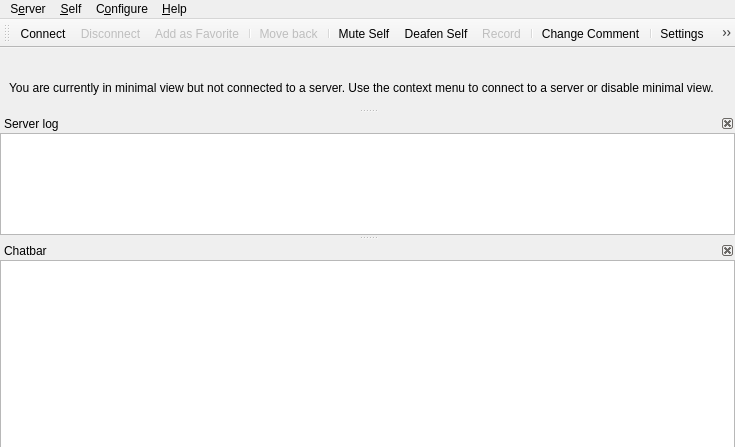
<?xml version="1.0" encoding="UTF-8"?>
<ui version="4.0">
 <class>MainWindow</class>
 <widget class="QMainWindow" name="MainWindow">
  <property name="geometry">
   <rect>
    <x>0</x>
    <y>0</y>
    <width>735</width>
    <height>435</height>
   </rect>
  </property>
  <property name="windowTitle">
   <string>Mumble</string>
  </property>
  <property name="dockOptions">
   <set>QMainWindow::AllowNestedDocks|QMainWindow::AnimatedDocks</set>
  </property>
  <property name="unifiedTitleAndToolBarOnMac">
   <bool>true</bool>
  </property>
  <widget class="UserView" name="qtvUsers">
   <property name="contextMenuPolicy">
    <enum>Qt::CustomContextMenu</enum>
   </property>
   <property name="acceptDrops">
    <bool>true</bool>
   </property>
   <property name="dragEnabled">
    <bool>true</bool>
   </property>
   <property name="rootIsDecorated">
    <bool>false</bool>
   </property>
   <property name="uniformRowHeights">
    <bool>true</bool>
   </property>
   <property name="headerHidden">
    <bool>true</bool>
   </property>
   <attribute name="headerVisible">
    <bool>false</bool>
   </attribute>
  </widget>
  <widget class="QMenuBar" name="menubar">
   <property name="geometry">
    <rect>
     <x>0</x>
     <y>0</y>
     <width>735</width>
     <height>32</height>
    </rect>
   </property>
   <widget class="QMenu" name="qmConfig">
    <property name="title">
     <string>C&amp;onfigure</string>
    </property>
    <addaction name="qaConfigDialog"/>
   </widget>
   <widget class="QMenu" name="qmHelp">
    <property name="title">
     <string>&amp;Help</string>
    </property>
    <addaction name="qaHelpWhatsThis"/>
    <addaction name="qaHelpFeedback"/>
    <addaction name="separator"/>
    <addaction name="qaHelpAbout"/>
    <addaction name="qaHelpAboutQt"/>
    <addaction name="separator"/>
    <addaction name="qaHelpVersionCheck"/>
   </widget>
   <widget class="QMenu" name="qmServer">
    <property name="title">
     <string>S&amp;erver</string>
    </property>
   </widget>
   <widget class="QMenu" name="qmSelf">
    <property name="title">
     <string>&amp;Self</string>
    </property>
    <addaction name="qaAudioMute"/>
    <addaction name="qaAudioDeaf"/>
    <addaction name="qaSelfPrioritySpeaker"/>
    <addaction name="separator"/>
    <addaction name="qaRecording"/>
    <addaction name="separator"/>
    <addaction name="qaSelfComment"/>
    <addaction name="qaServerTexture"/>
    <addaction name="qaServerTextureRemove"/>
    <addaction name="separator"/>
    <addaction name="qaSelfRegister"/>
    <addaction name="qaAudioStats"/>
   </widget>
   <addaction name="qmServer"/>
   <addaction name="qmSelf"/>
   <addaction name="qmConfig"/>
   <addaction name="qmHelp"/>
  </widget>
  <widget class="QDockWidget" name="qdwLog">
   <property name="minimumSize">
    <size>
     <width>250</width>
     <height>121</height>
    </size>
   </property>
   <property name="features">
    <set>QDockWidget::DockWidgetClosable|QDockWidget::DockWidgetMovable</set>
   </property>
   <property name="windowTitle">
    <string>Server log</string>
   </property>
   <attribute name="dockWidgetArea">
    <number>1</number>
   </attribute>
   <widget class="LogTextBrowser" name="qteLog">
    <property name="contextMenuPolicy">
     <enum>Qt::CustomContextMenu</enum>
    </property>
    <property name="whatsThis">
     <string>This shows all recent activity. Connecting to servers, errors and information messages all show up here.&lt;br /&gt;To configure exactly which messages show up here, use the &lt;b&gt;Settings&lt;/b&gt; command from the menu.</string>
    </property>
    <property name="accessibleName">
     <string>Server log</string>
    </property>
    <property name="openLinks">
     <bool>false</bool>
    </property>
   </widget>
  </widget>
  <widget class="QDockWidget" name="qdwChat">
   <property name="sizePolicy">
    <sizepolicy hsizetype="Preferred" vsizetype="Preferred">
     <horstretch>0</horstretch>
     <verstretch>0</verstretch>
    </sizepolicy>
   </property>
   <property name="toolTip">
    <string/>
   </property>
   <property name="whatsThis">
    <string>This is the chatbar&lt;br /&gt;If you enter text here and then press enter the text is sent to the user or channel that was selected. If nothing is selected the message is sent to your current channel.</string>
   </property>
   <property name="features">
    <set>QDockWidget::DockWidgetClosable|QDockWidget::DockWidgetMovable</set>
   </property>
   <property name="windowTitle">
    <string>Chatbar</string>
   </property>
   <attribute name="dockWidgetArea">
    <number>1</number>
   </attribute>
   <widget class="ChatbarTextEdit" name="qteChat">
    <property name="sizePolicy">
     <sizepolicy hsizetype="Expanding" vsizetype="MinimumExpanding">
      <horstretch>0</horstretch>
      <verstretch>0</verstretch>
     </sizepolicy>
    </property>
    <property name="maximumSize">
     <size>
      <width>16777215</width>
      <height>16777215</height>
     </size>
    </property>
    <property name="accessibleName">
     <string>Enter chat message</string>
    </property>
    <property name="acceptRichText">
     <bool>false</bool>
    </property>
   </widget>
  </widget>
  <widget class="QToolBar" name="qtIconToolbar">
   <property name="windowTitle">
    <string>Icon Toolbar</string>
   </property>
   <attribute name="toolBarArea">
    <enum>TopToolBarArea</enum>
   </attribute>
   <attribute name="toolBarBreak">
    <bool>false</bool>
   </attribute>
   <addaction name="qaServerConnect"/>
   <addaction name="qaServerDisconnect"/>
   <addaction name="qaServerAddToFavorites"/>
   <addaction name="separator"/>
   <addaction name="qaMoveBack"/>
   <addaction name="separator"/>
   <addaction name="qaAudioMute"/>
   <addaction name="qaAudioDeaf"/>
   <addaction name="qaRecording"/>
   <addaction name="separator"/>
   <addaction name="qaSelfComment"/>
   <addaction name="separator"/>
   <addaction name="qaConfigDialog"/>
   <addaction name="separator"/>
   <addaction name="qaFilterToggle"/>
   <addaction name="separator"/>
   <addaction name="qaSearch"/>
  </widget>
  <widget class="QDockWidget" name="qdwMinimalViewNote">
   <property name="sizePolicy">
    <sizepolicy hsizetype="Expanding" vsizetype="Fixed">
     <horstretch>0</horstretch>
     <verstretch>0</verstretch>
    </sizepolicy>
   </property>
   <property name="floating">
    <bool>false</bool>
   </property>
   <property name="features">
    <set>QDockWidget::NoDockWidgetFeatures</set>
   </property>
   <property name="allowedAreas">
    <set>Qt::AllDockWidgetAreas</set>
   </property>
   <attribute name="dockWidgetArea">
    <number>4</number>
   </attribute>
   <widget class="QWidget" name="dockWidgetContents">
    <layout class="QHBoxLayout" name="horizontalLayout">
     <property name="spacing">
      <number>0</number>
     </property>
     <property name="topMargin">
      <number>0</number>
     </property>
     <property name="bottomMargin">
      <number>0</number>
     </property>
     <item>
      <widget class="QLabel" name="label">
       <property name="sizePolicy">
        <sizepolicy hsizetype="Expanding" vsizetype="Fixed">
         <horstretch>0</horstretch>
         <verstretch>0</verstretch>
        </sizepolicy>
       </property>
       <property name="text">
        <string>You are currently in minimal view but not connected to a server. Use the context menu to connect to a server or disable minimal view.</string>
       </property>
       <property name="wordWrap">
        <bool>true</bool>
       </property>
      </widget>
     </item>
    </layout>
   </widget>
  </widget>
  <action name="qaQuit">
   <property name="text">
    <string>&amp;Quit Mumble</string>
   </property>
   <property name="toolTip">
    <string>Closes the program</string>
   </property>
   <property name="whatsThis">
    <string>Exits the application.</string>
   </property>
   <property name="menuRole">
    <enum>QAction::QuitRole</enum>
   </property>
   <property name="shortcut">
    <string>Ctrl+Q</string>
   </property>
  </action>
  <action name="qaServerConnect">
   <property name="icon">
    <iconset>
     <normaloff>skin:categories/applications-internet.svg</normaloff>skin:categories/applications-internet.svg</iconset>
   </property>
   <property name="text">
    <string>&amp;Connect...</string>
   </property>
   <property name="toolTip">
    <string>Open the server connection dialog</string>
   </property>
   <property name="whatsThis">
    <string>Shows a dialog of registered servers, and also allows quick-connect.</string>
   </property>
   <property name="iconVisibleInMenu">
    <bool>true</bool>
   </property>
  </action>
  <action name="qaServerDisconnect">
   <property name="enabled">
    <bool>false</bool>
   </property>
   <property name="text">
    <string>&amp;Disconnect</string>
   </property>
   <property name="icon">
    <iconset>
     <normaloff>skin:disconnect.svg</normaloff>skin:disconnect.svg</iconset>
   </property>
   <property name="toolTip">
    <string>Disconnect from server</string>
   </property>
   <property name="whatsThis">
    <string>Disconnects you from the server.</string>
   </property>
  </action>
  <action name="qaServerAddToFavorites">
   <property name="enabled">
    <bool>false</bool>
   </property>
   <property name="icon">
    <iconset>
     <normaloff>skin:emblems/emblem-favorite.svg</normaloff>skin:emblems/emblem-favorite.svg</iconset>
   </property>
   <property name="text">
    <string>Add as &amp;Favorite</string>
   </property>
   <property name="toolTip">
    <string>Add current server as favorite</string>
   </property>
   <property name="whatsThis">
    <string>This adds the server you are currently connected to as favorite to the known connections.</string>
   </property>
  </action>
  <action name="qaServerBanList">
   <property name="enabled">
    <bool>false</bool>
   </property>
   <property name="text">
    <string>&amp;Ban List</string>
   </property>
   <property name="toolTip">
    <string>Edit ban list on server</string>
   </property>
   <property name="whatsThis">
    <string>This lets you edit the server-side IP ban list.</string>
   </property>
  </action>
  <action name="qaServerInformation">
   <property name="enabled">
    <bool>false</bool>
   </property>
   <property name="icon">
    <iconset>
     <normaloff>skin:Information_icon.svg</normaloff>skin:Information_icon.svg</iconset>
   </property>
   <property name="text">
    <string>&amp;Information</string>
   </property>
   <property name="toolTip">
    <string>Show information about the server connection</string>
   </property>
   <property name="whatsThis">
    <string>This will show extended information about the connection to the server.</string>
   </property>
   <property name="iconVisibleInMenu">
    <bool>true</bool>
   </property>
  </action>
  <action name="qaUserKick">
   <property name="text">
    <string>&amp;Kick...</string>
   </property>
   <property name="toolTip">
    <string>Kick user (with reason)</string>
   </property>
   <property name="whatsThis">
    <string>Kick selected user off server. You'll be asked to specify a reason.</string>
   </property>
  </action>
  <action name="qaUserMute">
   <property name="checkable">
    <bool>true</bool>
   </property>
   <property name="text">
    <string>&amp;Mute</string>
   </property>
   <property name="toolTip">
    <string>Mute user</string>
   </property>
   <property name="whatsThis">
    <string>Mute or unmute user on server. Unmuting a deafened user will also undeafen them.</string>
   </property>
  </action>
  <action name="qaUserBan">
   <property name="text">
    <string>&amp;Ban...</string>
   </property>
   <property name="toolTip">
    <string>Kick and ban user (with reason)</string>
   </property>
   <property name="whatsThis">
    <string>Kick and ban selected user from server. You'll be asked to specify a reason.</string>
   </property>
  </action>
  <action name="qaUserDeaf">
   <property name="checkable">
    <bool>true</bool>
   </property>
   <property name="text">
    <string>&amp;Deafen</string>
   </property>
   <property name="toolTip">
    <string>Deafen user</string>
   </property>
   <property name="whatsThis">
    <string>Deafen or undeafen user on server. Deafening a user will also mute them.</string>
   </property>
  </action>
  <action name="qaUserLocalIgnore">
   <property name="checkable">
    <bool>true</bool>
   </property>
   <property name="text">
    <string>Ig&amp;nore Messages</string>
   </property>
   <property name="toolTip">
    <string>Locally ignore user's text chat messages.</string>
   </property>
   <property name="whatsThis">
    <string>Silently drops all text messages from the user.</string>
   </property>
  </action>
  <action name="qaUserLocalMute">
   <property name="checkable">
    <bool>true</bool>
   </property>
   <property name="text">
    <string>&amp;Local Mute</string>
   </property>
   <property name="toolTip">
    <string>Mute user locally</string>
   </property>
   <property name="whatsThis">
    <string>Mute or unmute user locally. Use this on other users in the same room.</string>
   </property>
  </action>
  <action name="qaUserTextMessage">
   <property name="text">
    <string>&amp;Send Message...</string>
   </property>
   <property name="toolTip">
    <string>Send a Text Message</string>
   </property>
   <property name="whatsThis">
    <string>Sends a text message to another user.</string>
   </property>
  </action>
  <action name="qaUserLocalNickname">
   <property name="text">
    <string>Set Ni&amp;ckname...</string>
   </property>
   <property name="toolTip">
    <string>Set a local nickname</string>
   </property>
   <property name="whatsThis">
    <string>Sets a local nickname for another user.</string>
   </property>
  </action>
  <action name="qaChannelAdd">
   <property name="text">
    <string>&amp;Create room...</string>
   </property>
   <property name="toolTip">
    <string>Create a voice room or text room</string>
   </property>
   <property name="whatsThis">
    <string>This creates a new voice room below the selected room, or a persistent text room on this server.</string>
   </property>
  </action>
  <action name="qaChannelRemove">
   <property name="text">
    <string>&amp;Remove...</string>
   </property>
   <property name="toolTip">
    <string>Remove channel</string>
   </property>
   <property name="whatsThis">
    <string>This removes a channel and all sub-channels.</string>
   </property>
  </action>
  <action name="qaChannelACL">
   <property name="text">
    <string>&amp;Edit...</string>
   </property>
   <property name="toolTip">
    <string>Edit Groups and ACL for channel</string>
   </property>
   <property name="whatsThis">
    <string>This opens the Group and ACL dialog for the channel, to control permissions.</string>
   </property>
  </action>
  <action name="qaChannelLink">
   <property name="text">
    <string>L&amp;ink</string>
   </property>
   <property name="toolTip">
    <string>Link your channel to another channel</string>
   </property>
   <property name="whatsThis">
    <string>This links your current channel to the selected channel. If users in a channel have permission to speak in the other channel, users can now hear each other. This is a permanent link, and will last until manually unlinked or the server is restarted. Please see the shortcuts for push-to-link.</string>
   </property>
  </action>
  <action name="qaChannelUnlink">
   <property name="text">
    <string comment="Channel">&amp;Unlink</string>
   </property>
   <property name="toolTip">
    <string>Unlink your channel from another channel</string>
   </property>
   <property name="whatsThis">
    <string>This unlinks your current channel from the selected channel.</string>
   </property>
  </action>
  <action name="qaChannelUnlinkAll">
   <property name="text">
    <string>U&amp;nlink All</string>
   </property>
   <property name="toolTip">
    <string>Unlinks your channel from all linked channels.</string>
   </property>
   <property name="whatsThis">
    <string>This unlinks your current channel (not the selected one) from all linked channels.</string>
   </property>
  </action>
  <action name="qaAudioReset">
   <property name="text">
    <string>&amp;Reset</string>
   </property>
   <property name="toolTip">
    <string>Reset audio preprocessor</string>
   </property>
   <property name="whatsThis">
    <string>This will reset the audio preprocessor, including noise cancellation, automatic gain and voice activity detection. If something suddenly worsens the audio environment (like dropping the microphone) and it was temporary, use this to avoid having to wait for the preprocessor to readjust.</string>
   </property>
  </action>
  <action name="qaAudioMute">
   <property name="checkable">
    <bool>true</bool>
   </property>
   <property name="icon">
    <iconset>
     <normaloff>skin:actions/audio-input-microphone.svg</normaloff>
     <normalon>skin:actions/audio-input-microphone-muted.svg</normalon>
     <activeon>skin:actions/audio-input-microphone-muted.svg</activeon>skin:actions/audio-input-microphone.svg</iconset>
   </property>
   <property name="text">
    <string>M&amp;ute Self</string>
   </property>
   <property name="whatsThis">
    <string>Mute or unmute yourself. When muted, you will not send any data to the server. Unmuting while deafened will also undeafen.</string>
   </property>
   <property name="iconVisibleInMenu">
    <bool>false</bool>
   </property>
  </action>
  <action name="qaAudioDeaf">
   <property name="checkable">
    <bool>true</bool>
   </property>
   <property name="icon">
    <iconset>
     <normaloff>skin:self_undeafened.svg</normaloff>
     <normalon>skin:deafened_self.svg</normalon>
     <activeon>skin:deafened_self.svg</activeon>skin:self_undeafened.svg</iconset>
   </property>
   <property name="text">
    <string>D&amp;eafen Self</string>
   </property>
   <property name="whatsThis">
    <string>Deafen or undeafen yourself. When deafened, you will not hear anything. Deafening yourself will also mute.</string>
   </property>
   <property name="iconVisibleInMenu">
    <bool>false</bool>
   </property>
  </action>
  <action name="qaAudioTTS">
   <property name="checkable">
    <bool>true</bool>
   </property>
   <property name="text">
    <string>&amp;Text-To-Speech</string>
   </property>
   <property name="toolTip">
    <string>Toggle Text-To-Speech</string>
   </property>
   <property name="whatsThis">
    <string>Enable or disable the text-to-speech engine. Only messages enabled for TTS in the Configuration dialog will actually be spoken.</string>
   </property>
  </action>
  <action name="qaAudioStats">
   <property name="text">
    <string>Audio &amp;Statistics</string>
   </property>
   <property name="toolTip">
    <string>Display audio statistics</string>
   </property>
   <property name="whatsThis">
    <string>Pops up a small dialog with information about your current audio input.</string>
   </property>
  </action>
  <action name="qaAudioUnlink">
   <property name="text">
    <string>&amp;Unlink Plugins</string>
   </property>
   <property name="toolTip">
    <string>Forcibly unlink plugin</string>
   </property>
   <property name="whatsThis">
    <string>This forces the current plugin to unlink, which is handy if it is reading completely wrong data.</string>
   </property>
  </action>
  <action name="qaConfigDialog">
   <property name="icon">
    <iconset>
     <normaloff>skin:config_basic.png</normaloff>skin:config_basic.png</iconset>
   </property>
   <property name="text">
    <string>&amp;Settings</string>
   </property>
   <property name="toolTip">
    <string>Configure Mumble</string>
   </property>
   <property name="whatsThis">
    <string>Allows you to change most settings for Mumble.</string>
   </property>
   <property name="menuRole">
    <enum>QAction::PreferencesRole</enum>
   </property>
   <property name="iconVisibleInMenu">
    <bool>true</bool>
   </property>
  </action>
  <action name="qaFilterToggle">
   <property name="checkable">
    <bool>true</bool>
   </property>
   <property name="icon">
    <iconset>
     <normaloff>skin:filter_off.svg</normaloff>
     <normalon>skin:filter_on.svg</normalon>
     <activeon>skin:filter_on.svg</activeon>skin:filter_off.svg</iconset>
   </property>
   <property name="text">
    <string>Channel &amp;Filter</string>
   </property>
   <property name="toolTip">
    <string>Toggle the channel filter (Alt+F)</string>
   </property>
   <property name="whatsThis">
    <string>Enable or disable the filtering of select channels.
By default all empty channels will be filtered.
You can mark additional channels for filtering from
the channel's context menu.</string>
   </property>
   <property name="shortcut">
    <string>Alt+F</string>
   </property>
   <property name="iconVisibleInMenu">
    <bool>false</bool>
   </property>
  </action>
  <action name="qaAudioWizard">
   <property name="text">
    <string>&amp;Audio Wizard...</string>
   </property>
   <property name="toolTip">
    <string>Start the audio configuration wizard</string>
   </property>
   <property name="whatsThis">
    <string>This will guide you through the process of configuring your audio hardware.</string>
   </property>
  </action>
  <action name="qaDeveloperConsole">
   <property name="text">
    <string>Developer &amp;Console</string>
   </property>
   <property name="toolTip">
    <string>Show the Developer Console</string>
   </property>
   <property name="whatsThis">
    <string>Shows the Mumble Developer Console, where Mumble's log output can be inspected.</string>
   </property>
  </action>
  <action name="qaHelpWhatsThis">
   <property name="text">
    <string>&amp;What's This?</string>
   </property>
   <property name="toolTip">
    <string>Enter What's This? mode</string>
   </property>
   <property name="whatsThis">
    <string>Click this to enter &quot;What's This?&quot; mode. Your cursor will turn into a question mark. Click on any button, menu choice or area to show a description of what it is.</string>
   </property>
  </action>
  <action name="qaHelpFeedback">
   <property name="text">
    <string>Report &amp;feedback...</string>
   </property>
   <property name="toolTip">
    <string>Report feedback</string>
   </property>
   <property name="whatsThis">
    <string>Open the feedback report form.</string>
   </property>
  </action>
  <action name="qaHelpAbout">
   <property name="text">
    <string>&amp;About</string>
   </property>
   <property name="toolTip">
    <string>Information about Mumble</string>
   </property>
   <property name="whatsThis">
    <string>Shows a small dialog with information and license for Mumble.</string>
   </property>
   <property name="menuRole">
    <enum>QAction::AboutRole</enum>
   </property>
  </action>
  <action name="qaHelpAboutSpeex">
   <property name="text">
    <string>About &amp;Speex...</string>
   </property>
   <property name="toolTip">
    <string>Information about Speex</string>
   </property>
   <property name="whatsThis">
    <string>Shows a small dialog with information about Speex.</string>
   </property>
   <property name="menuRole">
    <enum>QAction::ApplicationSpecificRole</enum>
   </property>
  </action>
  <action name="qaHelpAboutQt">
   <property name="text">
    <string>About &amp;Qt</string>
   </property>
   <property name="toolTip">
    <string>Information about Qt</string>
   </property>
   <property name="whatsThis">
    <string>Shows a small dialog with information about Qt.</string>
   </property>
   <property name="menuRole">
    <enum>QAction::AboutQtRole</enum>
   </property>
  </action>
  <action name="qaHelpVersionCheck">
   <property name="text">
    <string>Check for &amp;Updates</string>
   </property>
   <property name="toolTip">
    <string>Check for new version of Mumble</string>
   </property>
   <property name="whatsThis">
    <string>Connects to the Mumble webpage to check if a new version is available, and notifies you with an appropriate download URL if this is the case.</string>
   </property>
  </action>
  <action name="qaChannelSendMessage">
   <property name="text">
    <string>&amp;Send Message...</string>
   </property>
   <property name="toolTip">
    <string>Send a Text Message</string>
   </property>
   <property name="whatsThis">
    <string>Sends a text message to all users in a channel.</string>
   </property>
  </action>
  <action name="qaChannelCopyURL">
   <property name="text">
    <string>&amp;Copy URL</string>
   </property>
   <property name="toolTip">
    <string>Copies a link to this channel to the clipboard.</string>
   </property>
   <property name="whatsThis">
    <string>Copies a link to this channel to the clipboard.</string>
   </property>
  </action>
  <action name="qaConfigMinimal">
   <property name="checkable">
    <bool>true</bool>
   </property>
   <property name="text">
    <string>&amp;Minimal View</string>
   </property>
   <property name="toolTip">
    <string>Toggle minimal window modes</string>
   </property>
   <property name="whatsThis">
    <string>This will toggle minimal mode, where the log window and menu is hidden.</string>
   </property>
  </action>
  <action name="qaConfigHideFrame">
   <property name="checkable">
    <bool>true</bool>
   </property>
   <property name="text">
    <string>Hide Frame</string>
   </property>
   <property name="toolTip">
    <string>Toggle showing frame on minimal window</string>
   </property>
   <property name="whatsThis">
    <string>This will toggle whether the minimal window should have a frame for moving and resizing.</string>
   </property>
  </action>
  <action name="qaConfigCert">
   <property name="text">
    <string>&amp;Certificate Wizard...</string>
   </property>
   <property name="toolTip">
    <string>Configure certificates for strong authentication</string>
   </property>
   <property name="whatsThis">
    <string>This starts the wizard for creating, importing and exporting certificates for authentication against servers.</string>
   </property>
  </action>
  <action name="qaUserRegister">
   <property name="text">
    <string>Re&amp;gister...</string>
   </property>
   <property name="toolTip">
    <string>Register user on server</string>
   </property>
   <property name="whatsThis">
    <string>This will permanently register the user on the server.</string>
   </property>
  </action>
  <action name="qaUserFriendAdd">
   <property name="icon">
    <iconset>
     <normaloff>skin:emblems/emblem-favorite.svg</normaloff>skin:emblems/emblem-favorite.svg</iconset>
   </property>
   <property name="text">
    <string>Add &amp;Friend</string>
   </property>
   <property name="toolTip">
    <string>Adds a user as your friend.</string>
   </property>
   <property name="whatsThis">
    <string>This will add the user as a friend, so you can recognize him on this and other servers.</string>
   </property>
   <property name="iconVisibleInMenu">
    <bool>true</bool>
   </property>
  </action>
  <action name="qaUserFriendRemove">
   <property name="text">
    <string>&amp;Remove Friend</string>
   </property>
   <property name="toolTip">
    <string>Removes a user from your friends.</string>
   </property>
   <property name="whatsThis">
    <string>This will remove a user from your friends list.</string>
   </property>
  </action>
  <action name="qaUserFriendUpdate">
   <property name="text">
    <string>&amp;Update Friend</string>
   </property>
   <property name="toolTip">
    <string>Update name of your friend.</string>
   </property>
   <property name="whatsThis">
    <string>Your friend uses a different name than what is in your database. This will update the name.</string>
   </property>
  </action>
  <action name="qaServerUserList">
   <property name="text">
    <string>Registered &amp;Users</string>
   </property>
   <property name="toolTip">
    <string>Edit registered users list</string>
   </property>
   <property name="whatsThis">
    <string>This opens the editor for registered users, which allow you to change their name or unregister them.</string>
   </property>
  </action>
  <action name="qaServerTexture">
   <property name="text">
    <string>Change &amp;Avatar...</string>
   </property>
   <property name="toolTip">
    <string>Change your avatar image on this server</string>
   </property>
  </action>
  <action name="qaServerTokens">
   <property name="text">
    <string>&amp;Access Tokens</string>
   </property>
   <property name="toolTip">
    <string>Add or remove text-based access tokens</string>
   </property>
  </action>
  <action name="qaServerTextureRemove">
   <property name="text">
    <string>Remo&amp;ve Avatar</string>
   </property>
   <property name="toolTip">
    <string>Remove currently defined avatar image.</string>
   </property>
  </action>
  <action name="qaUserCommentReset">
   <property name="text">
    <string>Reset Commen&amp;t...</string>
   </property>
   <property name="toolTip">
    <string>Reset the comment of the selected user.</string>
   </property>
  </action>
  <action name="qaUserTextureReset">
   <property name="text">
    <string>Remo&amp;ve Avatar...</string>
   </property>
   <property name="toolTip">
    <string>Remove the avatar of the selected user.</string>
   </property>
  </action>
  <action name="qaChannelJoin">
   <property name="text">
    <string>&amp;Join</string>
   </property>
  </action>
  <action name="qaChannelHide">
   <property name="checkable">
    <bool>true</bool>
   </property>
   <property name="text">
    <string>&amp;Hide When Filtering</string>
   </property>
  </action>
  <action name="qaChannelPin">
   <property name="checkable">
    <bool>true</bool>
   </property>
   <property name="text">
    <string>&amp;Pin When Filtering</string>
   </property>
  </action>
  <action name="qaUserCommentView">
   <property name="text">
    <string>Vie&amp;w Comment</string>
   </property>
   <property name="toolTip">
    <string>View comment in editor</string>
   </property>
  </action>
  <action name="qaUserInformation">
   <property name="icon">
    <iconset>
     <normaloff>skin:Information_icon.svg</normaloff>skin:Information_icon.svg</iconset>
   </property>
   <property name="text">
    <string>&amp;Information</string>
   </property>
   <property name="toolTip">
    <string>Query server for connection information for user</string>
   </property>
   <property name="iconVisibleInMenu">
    <bool>true</bool>
   </property>
  </action>
  <action name="qaSelfComment">
   <property name="icon">
    <iconset>
     <normaloff>skin:self_comment.svg</normaloff>skin:self_comment.svg</iconset>
   </property>
   <property name="text">
    <string>&amp;Change Comment...</string>
   </property>
   <property name="toolTip">
    <string>Change your own comment</string>
   </property>
   <property name="iconVisibleInMenu">
    <bool>true</bool>
   </property>
   <property name="whatsThis">
    <string>This will open the rich text editor to change your comment. Comments are separate for each server. Other users can read your comment by hovering over the comment icon in the user and channel tree.</string>
   </property>
  </action>
  <action name="qaSelfRegister">
   <property name="text">
    <string>Re&amp;gister...</string>
   </property>
   <property name="toolTip">
    <string>Register yourself on the server</string>
   </property>
  </action>
  <action name="qaUserPrioritySpeaker">
   <property name="checkable">
    <bool>true</bool>
   </property>
   <property name="text">
    <string>&amp;Priority Speaker</string>
   </property>
  </action>
  <action name="qaSelfPrioritySpeaker">
   <property name="checkable">
    <bool>true</bool>
   </property>
   <property name="text">
    <string>&amp;Priority Speaker</string>
   </property>
  </action>
  <action name="qaRecording">
   <property name="enabled">
    <bool>false</bool>
   </property>
   <property name="icon">
    <iconset>
     <normaloff>skin:actions/media-record.svg</normaloff>skin:actions/media-record.svg</iconset>
   </property>
   <property name="text">
    <string>&amp;Record...</string>
   </property>
   <property name="whatsThis">
    <string>This will open the audio recording dialog.</string>
   </property>
   <property name="iconVisibleInMenu">
    <bool>true</bool>
   </property>
  </action>
  <action name="qaChannelListen">
   <property name="checkable">
    <bool>true</bool>
   </property>
   <property name="text">
    <string>&amp;Listen To Channel</string>
   </property>
   <property name="toolTip">
    <string>Listen to this channel without joining it</string>
   </property>
  </action>
  <action name="qaUserJoin">
   <property name="text">
    <string>&amp;Join User's Channel</string>
   </property>
   <property name="toolTip">
    <string>Joins the channel of this user.</string>
   </property>
  </action>
  <action name="qaUserMove">
   <property name="text">
    <string>M&amp;ove To Own Channel</string>
   </property>
   <property name="toolTip">
    <string>Moves this user to your current channel.</string>
   </property>
  </action>
  <action name="qaUserLocalIgnoreTTS">
   <property name="checkable">
    <bool>true</bool>
   </property>
   <property name="text">
    <string>Disable Te&amp;xt-To-Speech</string>
   </property>
   <property name="toolTip">
    <string>Locally disable Text-To-Speech for this user's text chat messages.</string>
   </property>
   <property name="whatsThis">
    <string>Silently disables Text-To-Speech for all text messages from the user.</string>
   </property>
  </action>
  <action name="qaSearch">
   <property name="icon">
    <iconset>
     <normaloff>skin:magnifier.svg</normaloff>skin:magnifier.svg</iconset>
   </property>
   <property name="text">
    <string>&amp;Search...</string>
   </property>
   <property name="toolTip">
    <string>Search for a user or channel (Ctrl+F)</string>
   </property>
   <property name="whatsThis">
    <string>This will open the search dialog. It's used to find channels and users in the current server.</string>
   </property>
   <property name="shortcut">
    <string>Ctrl+F</string>
   </property>
  </action>
  <action name="qaMoveBack">
   <property name="enabled">
    <bool>false</bool>
   </property>
   <property name="icon">
    <iconset>
     <normaloff>skin:arrow_left.svg</normaloff>skin:arrow_left.svg</iconset>
   </property>
   <property name="text">
    <string>M&amp;ove back</string>
   </property>
   <property name="toolTip">
    <string>Moves you back to the previous channel</string>
   </property>
  </action>
 </widget>
 <customwidgets>
  <customwidget>
   <class>UserView</class>
   <extends>QTreeView</extends>
   <header>UserView.h</header>
  </customwidget>
  <customwidget>
   <class>ChatbarTextEdit</class>
   <extends>QTextEdit</extends>
   <header>CustomElements.h</header>
  </customwidget>
  <customwidget>
   <class>LogTextBrowser</class>
   <extends>QTextBrowser</extends>
   <header>CustomElements.h</header>
  </customwidget>
 </customwidgets>
 <resources/>
 <connections/>
</ui>
